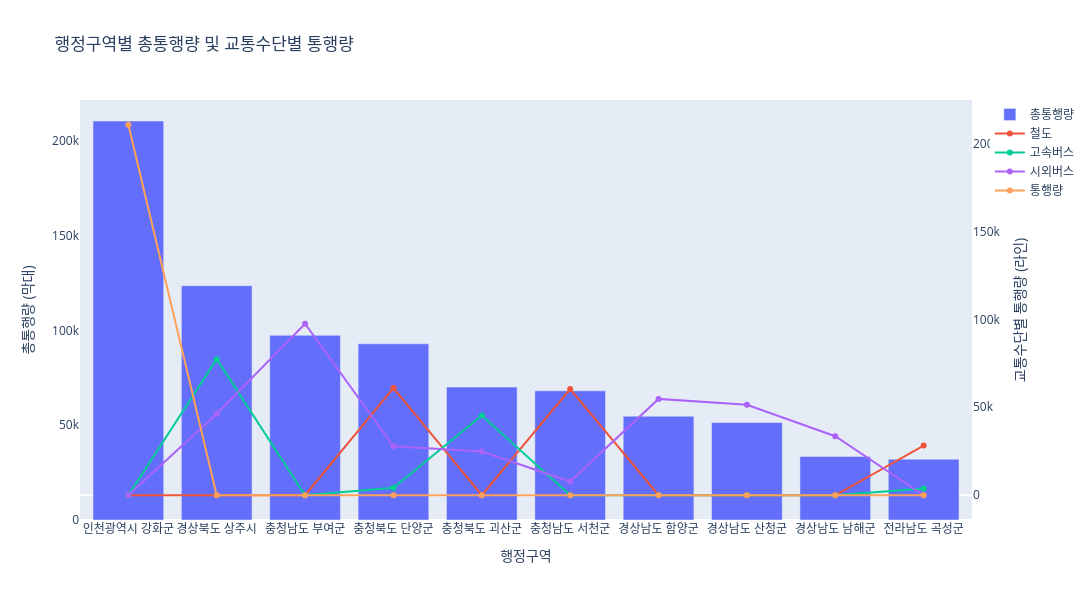

The cell this chart's notebook holds for it:
### Code cell
import plotly.graph_objects as go
# x축: 행정구역
x = concat_df['행정구역']

# 시각화 시작
fig = go.Figure()

# 막대그래프: 총통행량
fig.add_trace(go.Bar(
    x=x,
    y=concat_df['총통행량'],
    name='총통행량',
    yaxis='y1'
))

# 라인그래프: 개별 교통수단
for col in ['철도(통행량)', '고속버스(통행량)', '시외버스(통행량)', '통행량']:
    fig.add_trace(go.Scatter(
        x=x,
        y=concat_df[col],
        name=col.replace('(통행량)', ''),
        mode='lines+markers',
        yaxis='y2'
    ))

# 레이아웃 설정
fig.update_layout(
    title='행정구역별 총통행량 및 교통수단별 통행량',
    xaxis=dict(title='행정구역'),
    yaxis=dict(
        title='총통행량 (막대)',
        side='left',
        showgrid=False
    ),
    yaxis2=dict(
        title='교통수단별 통행량 (라인)',
        overlaying='y',
        side='right',
        showgrid=False
    ),
    width=1100,
    height=600
)

fig.show()

### Figure 1 — Plotly figure (JSON) as saved in the notebook; plotly's stock layout.template omitted (floating-point values rounded to 4 significant figures)
{"data": [{"name": "총통행량", "type": "bar", "x": ["인천광역시 강화군", "경상북도 상주시", "충청남도 부여군", "충청북도 단양군", "충청북도 괴산군", "충청남도 서천군", "경상남도 함양군", "경상남도 산청군", "경상남도 남해군", "전라남도 곡성군"], "y": [210600.0, 123700.0, 97480.0, 92980.0, 70150.0, 68170.0, 54770.0, 51460.0, 33530.0, 32120.0], "yaxis": "y"}, {"mode": "lines+markers", "name": "철도", "type": "scatter", "x": ["인천광역시 강화군", "경상북도 상주시", "충청남도 부여군", "충청북도 단양군", "충청북도 괴산군", "충청남도 서천군", "경상남도 함양군", "경상남도 산청군", "경상남도 남해군", "전라남도 곡성군"], "y": [0.0, 0.0, 0.0, 60940.0, 0.0, 60350.0, 0.0, 0.0, 0.0, 28240.0], "yaxis": "y2"}, {"mode": "lines+markers", "name": "고속버스", "type": "scatter", "x": ["인천광역시 강화군", "경상북도 상주시", "충청남도 부여군", "충청북도 단양군", "충청북도 괴산군", "충청남도 서천군", "경상남도 함양군", "경상남도 산청군", "경상남도 남해군", "전라남도 곡성군"], "y": [0.0, 77340.0, 0.0, 4220.0, 45330.0, 0.0, 0.0, 0.0, 0.0, 3875.0], "yaxis": "y2"}, {"mode": "lines+markers", "name": "시외버스", "type": "scatter", "x": ["인천광역시 강화군", "경상북도 상주시", "충청남도 부여군", "충청북도 단양군", "충청북도 괴산군", "충청남도 서천군", "경상남도 함양군", "경상남도 산청군", "경상남도 남해군", "전라남도 곡성군"], "y": [0.0, 46320.0, 97480.0, 27820.0, 24820.0, 7818.0, 54770.0, 51460.0, 33530.0, 0.0], "yaxis": "y2"}, {"mode": "lines+markers", "name": "통행량", "type": "scatter", "x": ["인천광역시 강화군", "경상북도 상주시", "충청남도 부여군", "충청북도 단양군", "충청북도 괴산군", "충청남도 서천군", "경상남도 함양군", "경상남도 산청군", "경상남도 남해군", "전라남도 곡성군"], "y": [210600.0, 23.0, 0.0, 0.0, 0.0, 0.0, 0.0, 0.0, 0.0, 0.0], "yaxis": "y2"}], "layout": {"height": 600, "title": {"text": "행정구역별 총통행량 및 교통수단별 통행량"}, "width": 1100, "xaxis": {"title": {"text": "행정구역"}}, "yaxis": {"showgrid": false, "side": "left", "title": {"text": "총통행량 (막대)"}}, "yaxis2": {"overlaying": "y", "showgrid": false, "side": "right", "title": {"text": "교통수단별 통행량 (라인)"}}}}
